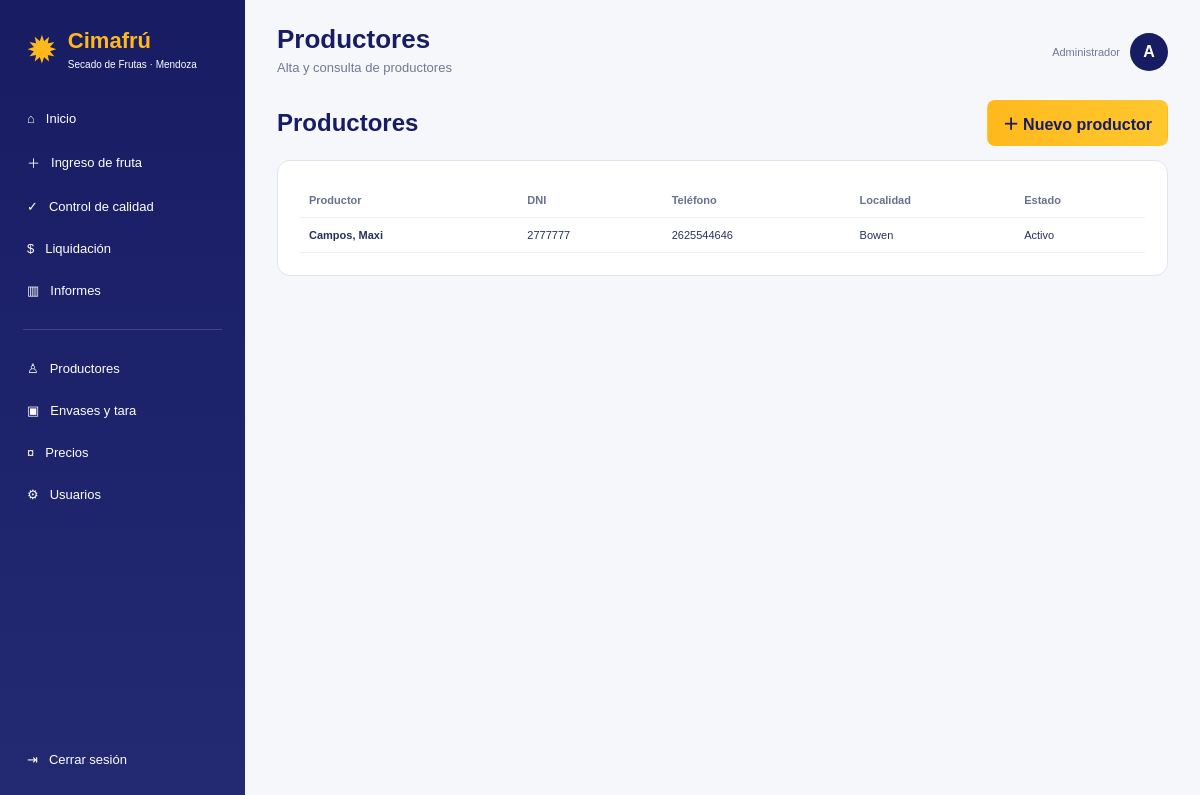
Page /productores (signed in) on the committed database.
### app.py (models this page shows)
class Usuario(UserMixin,db.Model):
    id=db.Column(db.Integer,primary_key=True); usuario=db.Column(db.String(100),unique=True,nullable=False)
    password=db.Column(db.String(200),nullable=False); nombre=db.Column(db.String(120),default='')
    rol=db.Column(db.String(30),default='general',nullable=False); activo=db.Column(db.Boolean,default=True,nullable=False)

class Productor(db.Model):
    id=db.Column(db.Integer,primary_key=True); nombre=db.Column(db.String(100),nullable=False); apellido=db.Column(db.String(100),nullable=False)
    dni=db.Column(db.String(30),unique=True,nullable=False); telefono=db.Column(db.String(50)); email=db.Column(db.String(100)); localidad=db.Column(db.String(100)); activo=db.Column(db.Boolean,default=True,nullable=False)
    vales=db.relationship('Vale',back_populates='productor'); liquidaciones=db.relationship('Liquidacion',back_populates='productor'); ingresos=db.relationship('IngresoFruta',back_populates='productor')

### app.py (the view)
@app.route('/productores')
@roles_requeridos('general','bascula')
def productores(): return render_template('productores.html',productores=Productor.query.order_by(Productor.apellido,Productor.nombre).all())

### app.py (called while the page is built)
@login_manager.user_loader
def cargar_usuario(uid): return db.session.get(Usuario,int(uid))

@app.context_processor
def globals_template(): return {'ROLES':ROLES,'FRUTAS':FRUTAS,'VARIEDADES':VARIEDADES}

def roles_requeridos(*roles):
    def deco(view):
        @wraps(view)
        def wrapped(*args,**kwargs):
            if not current_user.is_authenticated: return login_manager.unauthorized()
            if not current_user.activo: logout_user(); flash('Usuario desactivado.','error'); return redirect(url_for('login'))
            if current_user.rol not in roles and current_user.rol!='administrador': abort(403)
            return view(*args,**kwargs)
        return wrapped
    return deco

@app.before_request
def bloquear_inactivos():
    if current_user.is_authenticated and not current_user.activo and request.endpoint not in ('logout','login','static'):
        logout_user(); return redirect(url_for('login'))

### templates/productores.html
{% extends 'base.html' %}{% block header %}Productores{% endblock %}{% block subtitle %}Alta y consulta de productores{% endblock %}{% block content %}<div class="page-header"><div><h2>Productores</h2></div><a class="btn-primary" href="{{url_for('nuevo_productor')}}">＋ Nuevo productor</a></div><div class="card"><table><thead><tr><th>Productor</th><th>DNI</th><th>Teléfono</th><th>Localidad</th><th>Estado</th></tr></thead><tbody>{% for p in productores %}<tr><td><a href="{{url_for('detalle_productor',id=p.id)}}"><b>{{p.apellido}}, {{p.nombre}}</b></a></td><td>{{p.dni}}</td><td>{{p.telefono}}</td><td>{{p.localidad}}</td><td>{{'Activo' if p.activo else 'Inactivo'}}</td></tr>{% endfor %}</tbody></table></div>{% endblock %}

### templates/base.html (shortened to what this page needs)
<!doctype html><html lang="es"><head><link rel="stylesheet" href="{{ url_for('static',filename='estilos.css') }}"></head><body>
<aside class="sidebar"><div class="brand"><div class="brand-mark">✹</div><div><strong>Cimafrú</strong><small>Secado de Frutas · Mendoza</small></div></div><nav class="nav">
<a href="{{url_for('dashboard')}}">⌂ <span>Inicio</span></a>{% if current_user.rol in ['administrador','general','bascula'] %}<a href="{{url_for('ingreso_fruta')}}">＋ <span>Ingreso de fruta</span></a>{% endif %}{% if current_user.rol in ['administrador','general','calidad'] %}<a href="{{url_for('cola_calidad')}}">✓ <span>Control de calidad</span></a>{% endif %}{% if current_user.rol in ['administrador','general','liquidaciones'] %}<a href="{{url_for('liquidaciones')}}">$ <span>Liquidación</span></a>{% endif %}<a href="{{url_for('informes')}}">▥ <span>Informes</span></a><div class="nav-separator"></div>{% if current_user.rol in ['administrador','general','bascula'] %}<a href="{{url_for('productores')}}">♙ <span>Productores</span></a><a href="{{url_for('envases')}}">▣ <span>Envases y tara</span></a>{% endif %}{% if current_user.rol in ['administrador','general','precios'] %}<a href="{{url_for('precios')}}">¤ <span>Precios</span></a>{% endif %}{% if current_user.rol=='administrador' %}<a href="{{url_for('usuarios')}}">⚙ <span>Usuarios</span></a>{% endif %}</nav><a class="logout" href="{{url_for('logout')}}">⇥ <span>Cerrar sesión</span></a></aside>
<main class="contenido"><header class="topbar"><div><h1>{% block header %}{% endblock %}</h1><p>{% block subtitle %}{% endblock %}</p></div><div class="perfil"><span class="role">{{ ROLES.get(current_user.rol,current_user.rol) }}</span><div class="avatar">{{ current_user.usuario[0]|upper }}</div></div></header>{% block content %}{% endblock %}</main></body></html>

### static/estilos.css (style rules this page uses)
:root { --navy:#171c63;--navy2:#292f7b;--yellow:#ffb91d;--bg:#f5f7fb;--text:#26315f;--muted:#707996;--line:#e1e5ef;--green:#3da45b;--red:#d95c50 }
* { box-sizing:border-box }
body { margin:0;background:var(--bg);font-family:Arial,sans-serif;color:var(--text) }
a { text-decoration:none;color:inherit }
.sidebar { position:fixed;left:0;top:0;bottom:0;width:245px;background:linear-gradient(180deg,var(--navy),#242a72);color:#fff;padding:22px 14px;display:flex;flex-direction:column;z-index:10 }
.brand { display:flex;gap:10px;align-items:center;padding:6px 12px 28px }
.brand-mark { font-size:38px;color:var(--yellow) }
.brand strong { display:block;color:var(--yellow);font-size:22px }
.brand small { font-size:10px }
.nav { display:flex;flex-direction:column;gap:5px }
.nav a,.logout { padding:11px 13px;border-radius:9px;display:flex;gap:11px;align-items:center;font-size:13px }
.nav-separator { height:1px;background:#ffffff28;margin:15px 9px }
.logout { margin-top:auto }
.contenido { margin-left:245px;padding:24px 32px;min-height:100vh }
.topbar { display:flex;justify-content:space-between;align-items:center;margin-bottom:20px }
.topbar h1 { margin:0;color:var(--navy);font-size:26px }
.topbar p { margin:5px 0;color:var(--muted);font-size:13px }
.perfil { display:flex;align-items:center;gap:10px }
.role { font-size:11px;color:var(--muted) }
.avatar { width:38px;height:38px;border-radius:50%;background:var(--navy);color:#fff;display:grid;place-items:center;font-weight:bold }
.stat,.quick,.card { background:#fff;border:1px solid var(--line);border-radius:13px }
.card { padding:22px;margin-bottom:16px }
.btn-primary,.btn-secondary,.btn-small { display:inline-flex;align-items:center;justify-content:center;padding:10px 15px;border-radius:8px;border:1px solid transparent;cursor:pointer }
.btn-primary { background:linear-gradient(90deg,var(--yellow),#ffc82e);color:var(--navy);font-weight:bold }
.page-header { display:flex;justify-content:space-between;align-items:center;margin-bottom:14px }
.page-header h2 { margin:0;color:var(--navy) }
table { width:100%;border-collapse:collapse }
th,td { padding:11px 9px;border-bottom:1px solid #edf0f5;text-align:left;font-size:11px }
th { color:#68718d }

### rows in the picture
Usuario: get "Administrador", usuario "A"
Productor: apellido "Campos", nombre "Maxi", dni "2777777", telefono "2625544646", localidad "Bowen", activo "Activo"
